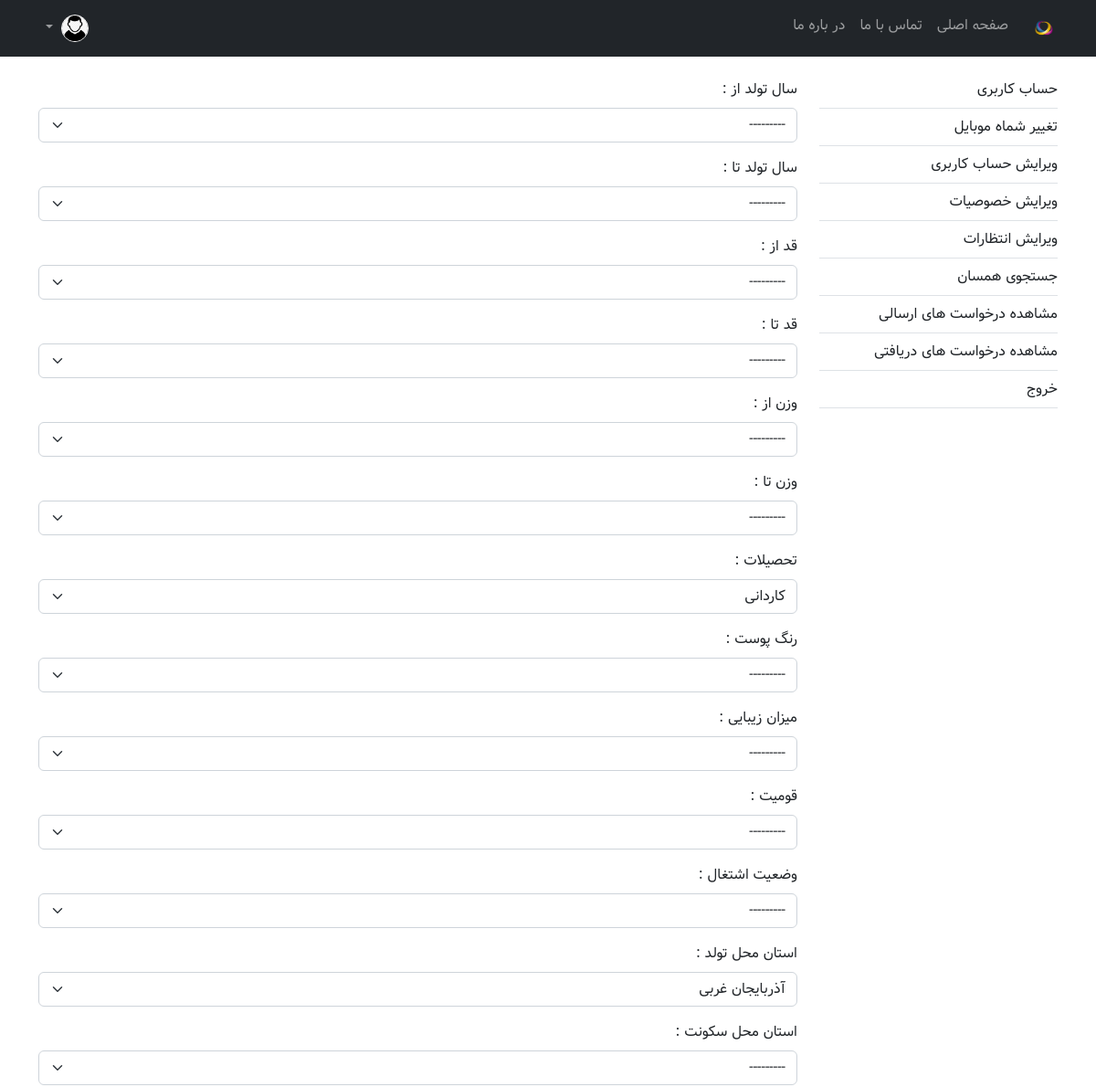
Page /account/entezaaraat_change/ (signed in, upper part) on the earlier database version.
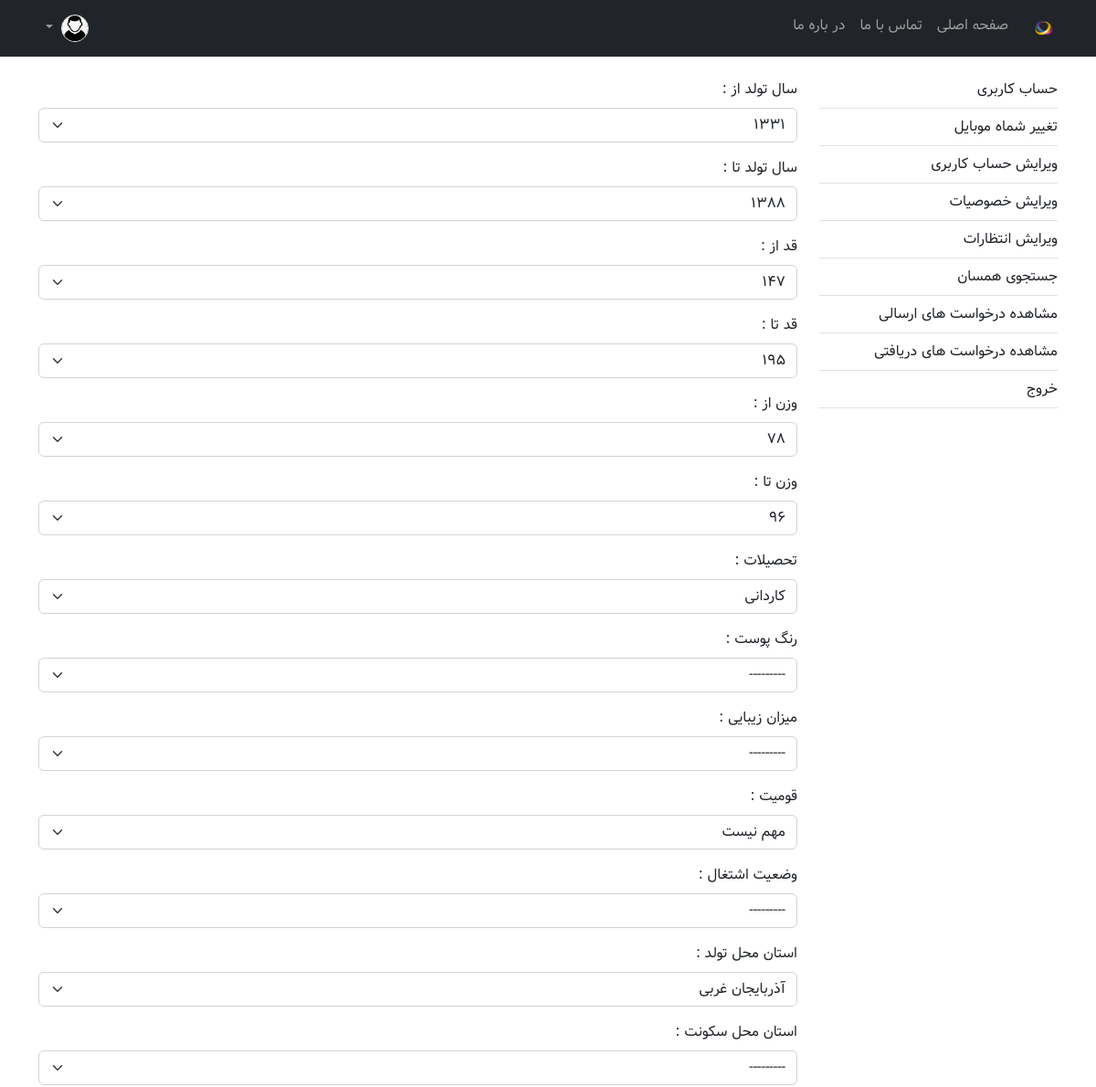
Same page on the later database version.
### account/models.py (models this page shows, shortened)
class Entezaaraat(models.Model):
    user = models.OneToOneField(User, verbose_name="کاربر", on_delete=models.CASCADE)
    tavallod_from = models.CharField("سال تولد از", max_length=4, choices=TAVALLOD_CHOICES, null=True, blank=True)
    tavallod_to = models.CharField("سال تولد تا", max_length=4, choices=TAVALLOD_CHOICES, null=True, blank=True)
    qad_from = models.CharField("قد از", max_length=3, choices=QAD_CHOICES, null=True, blank=True)
    qad_to = models.CharField("قد تا", max_length=3, choices=QAD_CHOICES, null=True, blank=True)
    vazn_from = models.CharField("وزن از", max_length=3, choices=VAZN_CHOICES, null=True, blank=True)
    vazn_to = models.CharField("وزن تا", max_length=3, choices=VAZN_CHOICES, null=True, blank=True)
    tahsil = models.CharField("تحصیلات", max_length=1, choices=TAHSIL_CHOICES, null=True, blank=True)
    rang = models.CharField("رنگ پوست", max_length=1, choices=RANG_CHOICES, null=True, blank=True)
    zibaayi = models.CharField("میزان زیبایی", max_length=1, choices=ZIBAAYI_CHOICES, null=True, blank=True)
    qowmiat = models.CharField("قومیت", max_length=1, choices=QOWMIAT_CHOICES, null=True, blank=True)
    shoql = models.CharField("وضعیت اشتغال", max_length=1, choices=SHOQL_CHOICES, null=True, blank=True)
    ostaane_tavallod = models.CharField("استان محل تولد", max_length=2, choices=OSTAANHAA_CHOICES, null=True, blank=True)
    ostaane_sokounat = models.CharField("استان محل سکونت", max_length=2, choices=OSTAANHAA_CHOICES, null=True, blank=True)
    shahre_sokounat = models.CharField("شهر محل سکونت", max_length=150, null=True, blank=True)
    ezdevaaj = models.CharField("سابقه ازدواج", max_length=1, choices=EZDEVAAJ_CHOICES, null=True, blank=True)
    kharide_khodro = models.CharField("توانایی خرید خودرو", max_length=1, choices=KHARIDE_KHODRO_CHOICES, null=True, blank=True)
    ehsaasaat = models.CharField("وضعیت احساسی", max_length=1, choices=EHSAASAAT_CHOICES, null=True, blank=True)
    ertebaataat = models.CharField("راتباطات اجتماعی", max_length=1, choices=ERTEBAATAAT_CHOICES, null=True, blank=True)
    jensi = models.CharField("امور جنسی", max_length=1, choices=JENSI_CHOICES, null=True, blank=True)
    khaanevaadegi = models.CharField("امور خانوادگی", max_length=1, choices=KHAANEVAADEGI_CHOICES, null=True, blank=True)
    salaamat = models.CharField("سلامت جسمی و روانی", max_length=1, choices=SALAAMAT_CHOICES, null=True, blank=True)
    din = models.CharField("دین یا مذهب", max_length=1, choices=DIN_CHOICES, null=True, blank=True)
    eteqaadaat = models.CharField("اعتقادات مذهبی", max_length=1, choices=ETEQAADAAT_CHOICES, null=True, blank=True)
    amal_be_ahkaam = models.CharField("میزان عمل به احکام دینی", max_length=1, choices=AMAL_BE_AHKAAM_CHOICES, null=True, blank=True)
    talabeh = models.CharField("طلبه", max_length=1, choices=TALABEH_CHOICES, null=True, blank=True)
    seyyed = models.CharField("سید", max_length=1, choices=SEYYED_CHOICES, null=True, blank=True)
    shekrat_dar_maraasemaat = models.CharField("شرکت در مراسم مذهبی و اجتماعی", max_length=1, choices=SHERKAT_DAR_MARAASEMAAT_CHOICES, null=True, blank=True)
    pushesh = models.CharField("پوشش و لباس", max_length=1, choices=POUSHESH_CHOICES, null=True, blank=True)
    tahsil_pedar = models.CharField("تحصیلات پدر", max_length=1, choices=TAHSIL_CHOICES, null=True, blank=True)
    shoql_pedar = models.CharField("شغل پدر", max_length=1, choices=SHOQLE_VAALEDEIN_CHOICES, null=True, blank=True)
    tahsil_maadar = models.CharField("تحصیلات مادر", max_length=1, choices=TAHSIL_CHOICES, null=True, blank=True)
    shoql_maadar = models.CharField("شغل مادر", max_length=1, choices=SHOQLE_VAALEDEIN_CHOICES, null=True, blank=True)
    kharide_khodro_pedari = models.CharField("توانایی خرید خودرو در خانواده پدری", max_length=1, choices=KHARIDE_KHODRO_CHOICES[1:], null=True, blank=True)
    tozihaat = models.TextField("دیگر توضیحات", null=True, blank=True)
    class Meta:
        db_table = "entezaaraat"
        managed = True
        verbose_name = "انتظارات کاربر"
        verbose_name_plural = "انتظارات کاربران"

### account/views.py (the view)
# urls.py: path("account/entezaaraat_change/", entezaaraat_change_view, name="entezaaraat_change"),
def entezaaraat_change_view(request):
    template_name = "account/entezaaraat_change.html"
    template_title = "ویرایش خصوصیات"
    entezaaraat, created = Entezaaraat.objects.get_or_create(user=request.user)
    if request.method == "POST":
        form = EntezaaraatFrom(instance=entezaaraat, data=request.POST)
        if form.is_valid():
            form.save()
            messages.success(request, "انتظارات شما با موفقیت ویرایش شد")
            return redirect("account:profile")
        else:
            messages.error(request, "لطفا اطلاعات خود را بررسی و دوباره تلاش کنید.")
    else:
        form = EntezaaraatFrom(instance=entezaaraat)
    context = {"template_title": template_title, "form": form}
    return render(request, template_name, context)

### account/forms.py
class EntezaaraatFrom(forms.ModelForm):
    class Meta:
        model = Entezaaraat
        exclude = ('user', )
    def __init__(self, *args, **kwargs):
        super(EntezaaraatFrom, self).__init__(*args, **kwargs)
        for visible in self.visible_fields():
            if visible.widget_type == 'select':
                visible.field.widget.attrs['class'] = 'form-select'
            else: visible.field.widget.attrs['class'] = 'form-control'
            visible.field.widget.attrs['placeholder'] = visible.label

### templates/account/entezaaraat_change.html (shortened to what this page needs)
{% extends "dashboard.html" %}
{% block profile_content %}
<form action="" method="post">
  {% include "snippets/form.html" %}
</form>
{% endblock profile_content %}

### templates/snippets/form.html (shortened to what this page needs)
{% for field in form %}
<div class="mb-3">
  <label for="{{ field.id_for_label }}" class="form-label">{{ field.label }} :</label>
  {{ field }}
</div>
{% endfor %}

Differences in the rows shown:
changed Entezaaraat "کاردانی": tavallod_from "---------" → "1331"; tavallod_to "---------" → "1388"; qad_from "---------" → "147"; qad_to "---------" → "195"; vazn_from "---------" → "78"; vazn_to "---------" → "96"; qowmiat "---------" → "مهم نیست"
